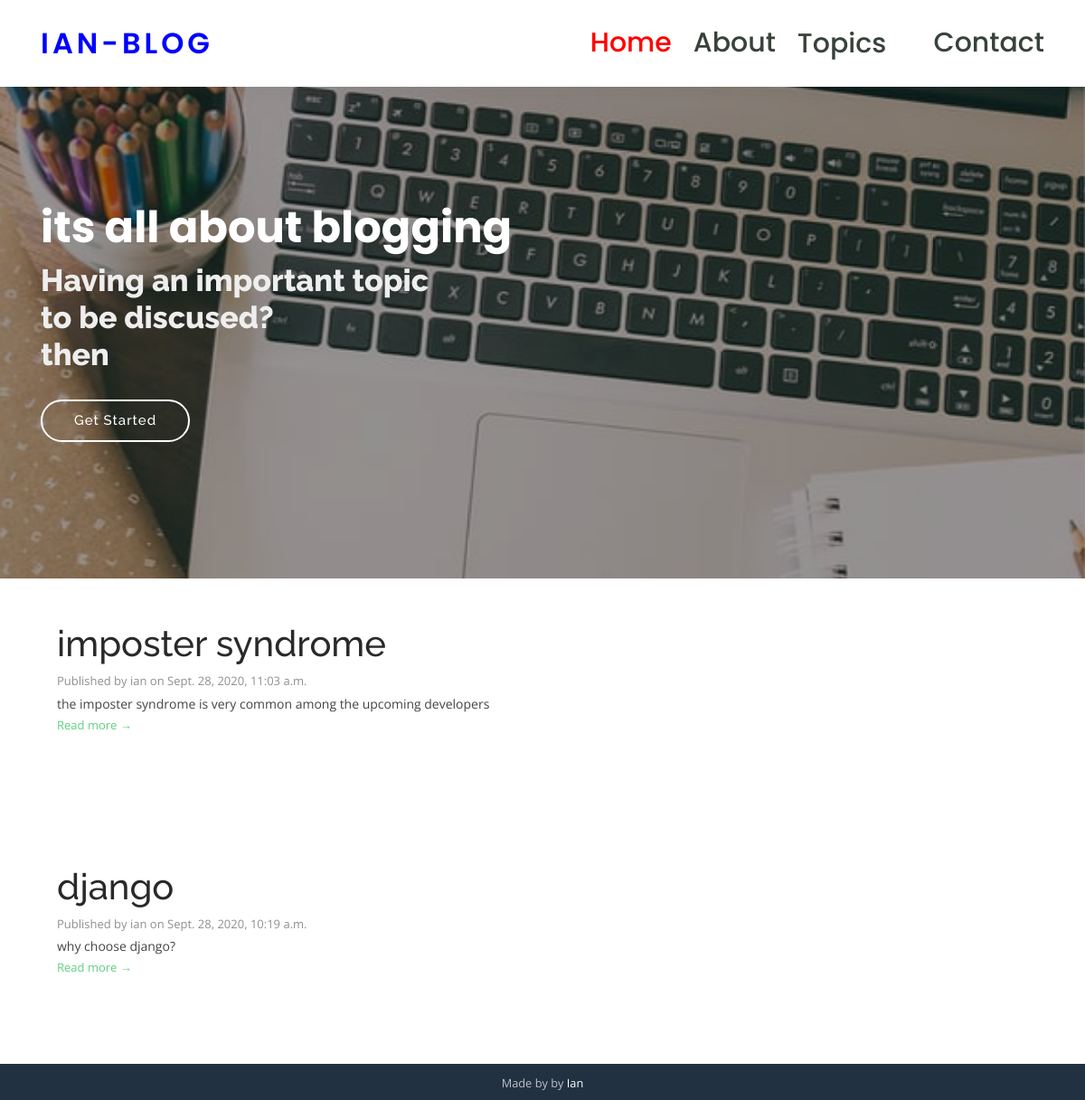
The page / on the database its author committed.
### tey/models.py (models this page shows, shortened)
class Post(models.Model):
    title = models.CharField(max_length=200, unique=True)
    slug = models.SlugField(max_length=200, unique=True)
    author = models.ForeignKey(User, on_delete= models.CASCADE,related_name='blog_posts')
    updated_on = models.DateTimeField(auto_now= True)
    content = models.TextField()
    created_on = models.DateTimeField(auto_now_add=True)
    status = models.IntegerField(choices=STATUS, default=0)
    class Meta:
        ordering = ['-created_on']

### tey/views.py (the view)
# urls.py: path('', views.PostList.as_view(), name='home'),
class PostList(generic.ListView):
    queryset = Post.objects.filter(status=1).order_by('-created_on')
    template_name = 'index.html'

### tey/templates/index.html (shortened to what this page needs)
{%  load static %}
<!DOCTYPE html>
<html lang="en">
<head>
    <link id="theme-style" rel="stylesheet" href="{% static 'asset/css/theme-1.css' %}">
  <link href="{% static 'assets/vendor/bootstrap/css/bootstrap.min.css' %}" rel="stylesheet">
  <link href="{% static 'assets/vendor/icofont/icofont.min.css' %}" rel="stylesheet">
  <link href="{% static 'assets/vendor/boxicons/css/boxicons.min.css' %}" rel="stylesheet">
  <link href="{% static 'assets/vendor/remixicon/remixicon.css' %}" rel="stylesheet">
  <link href="{% static 'assets/vendor/owl.carousel/assets/owl.carousel.min.css' %}" rel="stylesheet">
  <link href="{% static 'assets/vendor/animate.css/animate.min.css' %}" rel="stylesheet">
  <link href="{% static 'assets/vendor/aos/aos.css' %}" rel="stylesheet">
  <link href="{% static 'assets/css/main.css' %}" rel="stylesheet">
</head>
<body>
  <header id="header" class="fixed-top">
    <div class="container d-flex align-items-center">
      <h1 class="logo mr-auto"><a href="index.html">IAN-BLOG</a></h1>
      <nav class="nav-menu d-none d-lg-block">
        <ul>
          <li class="active"><a href="#">Home</a></li>
          <li><a href="#">About</a></li>
          <li class="drop-down"><a href="#">Topics</a>
              </li>
          <li><a href="">Contact</a></li>
        </ul>
      </nav>
    </div>
  </header>
  <section id="hero" class="d-flex justify-content-center align-items-center">
    <div class="container position-relative" data-aos="zoom-in" data-aos-delay="100">
      <h1>its all about blogging</h1>
      <b><h2>Having an important topic <br> to be discused?<br> then </h2></b>
      <a href="courses.html" class="btn-get-started">Get Started</a>
    </div>
  </section>
	   {% for post in post_list %}
	    <section class="blog-list px-3 py-5 p-md-5">
		    <div class="container">
			    <div class="item mb-5">
				    <div class="media">
					    <div class="media-body">
						    <h1 class="mb-15">{{ post.title }}</h1>
						    <div class="meta mb-1"><span class="date">Published by {{ post.author }} </span> on   {{ post.created_on}}</div>
						    <div class="intro">{{post.content|slice:":200" }}</div>
						    <a class="more-link" href="{% url 'post_detail' post.slug  %}">Read more &rarr;</a>
					    </div>
				    </div>
			    </div>
		    </div>
	    </section>
        {% endfor %}
	    <footer class="footer text-center py-2 theme-bg-dark">
                <small class="copyright">Made by   by <a href="http://themes.3rdwavemedia.com" target="_blank">Ian</a>
	    </footer>
</body>
</html>

### tey/static/assets/css/main.css (style rules this page uses)
body { font-family: "Open Sans", sans-serif; color: #444444; }
a { color: #5fcf80; }
h1, h2, h3, h4, h5, h6 { font-family: "Raleway", sans-serif; }
#header { background: #fff; transition: all 0.5s; z-index: 997; padding: 15px 0; box-shadow: 0px 0 18px rgba(55, 66, 59, 0.08); }
#header .logo { font-size: 32px; margin: 0; padding: 0; line-height: 1; font-weight: 600; letter-spacing: 4px; text-transform: uppercase; font-family: "Poppins", sans-serif; }
#header .logo a { color: blue; }
.nav-menu ul { margin: 0; padding: 0; list-style: none; }
.nav-menu > ul { display: flex; }
.nav-menu > ul > li { position: relative; white-space: nowrap; padding: 10px 0 10px 24px; }
.nav-menu a { display: block; position: relative; color: #37423b; transition: 0.3s; font-size: 30px; font-family: "Poppins", sans-serif; font-weight: 500; }
.nav-menu a:hover, .nav-menu .active > a, .nav-menu li:hover > a { color: red; }
.nav-menu .drop-down > a:after { content: "\ea99"; font-family: IcoFont; padding-left: 5px; }
.mobile-nav { position: fixed; top: 55px; right: 15px; bottom: 15px; left: 15px; z-index: 9999; overflow-y: auto; background: #fff; transition: ease-in-out 0.2s; opacity: 0; visibility: hidden; border-radius: 10px; padding: 10px 0; }
.mobile-nav * { margin: 0; padding: 0; list-style: none; }
.mobile-nav a { display: block; position: relative; color: #37423b; padding: 10px 20px; font-weight: 500; outline: none; }
.mobile-nav a:hover, .mobile-nav .active > a, .mobile-nav li:hover > a { color: #5fcf80; text-decoration: none; }
.mobile-nav .drop-down > a:after { content: "\ea99"; font-family: IcoFont; padding-left: 10px; position: absolute; right: 15px; }
.mobile-nav .drop-down > a { padding-right: 35px; }
#hero { width: 100%; height: 80vh; background: url("../img/log.jpg") top center; background-size: cover; position: relative; }
#hero:before { content: ""; background: rgba(0, 0, 0, 0.4); position: absolute; bottom: 0; top: 0; left: 0; right: 0; }
#hero .container { padding-top: 72px; }
#hero h1 { margin: 0; font-size: 48px; font-weight: 700; line-height: 56px; color: #fff; font-family: "Poppins", sans-serif; }
#hero h2 { color: #eee; margin: 10px 0 0 0; font-size: 34px; font-weight: 800; }
#hero .btn-get-started { font-family: "Raleway", sans-serif; font-weight: 500; font-size: 15px; letter-spacing: 1px; display: inline-block; padding: 10px 35px; border-radius: 50px; transition: 0.5s; margin-top: 30px; border: 2px solid #fff; color: #fff; }
@media (min-width: 1024px) { #hero { background-attachment: fixed; } }
section { padding: 60px 0; overflow: hidden; }

### rows shown on the page
Post: title "imposter syndrome", author "ian", created_on "Sept. 28, 2020, 11:03 a.m.", content "the imposter syndrome is very common among the upcoming developers"
Post: title "django", author "ian", created_on "Sept. 28, 2020, 10:19 a.m.", content "why choose django?"
